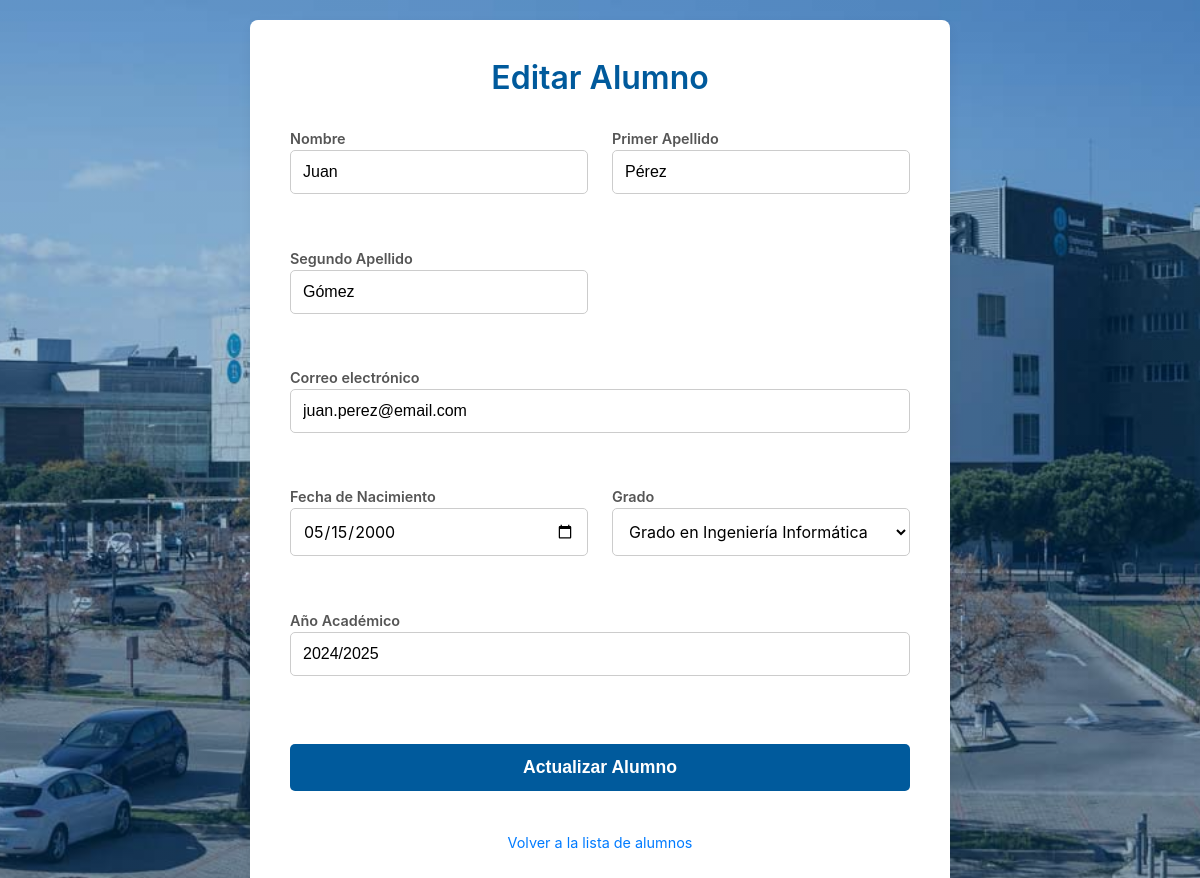
Page /view/editar_alumno.php?id=1 (signed in) on the committed database.
### tables this page shows
CREATE TABLE IF NOT EXISTS tbl_matriculas (
    id INT AUTO_INCREMENT PRIMARY KEY,
    id_alumno INT NOT NULL,
    id_grado INT NOT NULL,
    anio_academico VARCHAR(9) NOT NULL    
);

CREATE TABLE IF NOT EXISTS tbl_alumnos (
    id INT AUTO_INCREMENT PRIMARY KEY,
    dni VARCHAR(15) NOT NULL UNIQUE,
    nombre VARCHAR(50) NOT NULL,
    apellido1 VARCHAR(50) NOT NULL,
    apellido2 VARCHAR(50),
    email VARCHAR(100) UNIQUE,
    fecha_nacimiento DATE NOT NULL
);

CREATE TABLE IF NOT EXISTS tbl_grados (
    id INT AUTO_INCREMENT PRIMARY KEY,
    nombre VARCHAR(150) NOT NULL,
    id_facultad INT NOT NULL
);

### view/editar_alumno.php (the view, shortened to what this page needs)
<?php
require_once '../conexion/connection.php';
$id_alumno = (int)$_GET['id'];
try {
    $sql = "SELECT
                a.id,
                a.dni,
                a.nombre,
                a.apellido1,
                a.apellido2,
                a.email,
                a.fecha_nacimiento,
                m.id_grado,
                m.anio_academico,
                g.nombre as nombre_grado
            FROM tbl_alumnos a
            LEFT JOIN tbl_matriculas m ON a.id = m.id_alumno
            LEFT JOIN tbl_grados g ON m.id_grado = g.id
            WHERE a.id = :id
            LIMIT 1";
    $stmt = $conn->prepare($sql);
    $stmt->bindParam(':id', $id_alumno, PDO::PARAM_INT);
    $stmt->execute();
    $alumno = $stmt->fetch(PDO::FETCH_ASSOC);
    $stmt_grados = $conn->prepare("SELECT id, nombre FROM tbl_grados ORDER BY nombre");
    $stmt_grados->execute();
    $grados = $stmt_grados->fetchAll(PDO::FETCH_ASSOC);
} catch (PDOException $e) {
    header('Location: ../index.php?error=' . urlencode('Error al consultar el alumno'));
    exit();
}
?>
<!DOCTYPE html>
<html lang="es">
<head>
    <link rel="stylesheet" href="../css/style.css">
    <link rel="stylesheet" href="../css/editar_alumno.css">
</head>
<body>
    <main class="contenedor">
        <div class="auth-split">
            <div class="auth-right">
                <div class="tarjeta tarjeta-wide">
                    <h1>Editar Alumno</h1>
                    <form id="formularioEditar" action="../proc/proc_editar_alumno.php" method="post" autocomplete="off" class="formulario formulario-grid">
                        <label>
                            Nombre
                            <input type="text" id="nombre" name="nombre" value="<?php echo htmlspecialchars($alumno['nombre']); ?>" >
                            <div id="errorNombre" class="error"></div>
                        </label>
                        <label>
                            Primer Apellido
                            <input type="text" id="apellido1" name="apellido1" value="<?php echo htmlspecialchars($alumno['apellido1']); ?>" >
                            <div id="errorApellido1" class="error"></div>
                        </label>
                        <label>
                            Segundo Apellido
                            <input type="text" id="apellido2" name="apellido2" value="<?php echo htmlspecialchars($alumno['apellido2']); ?>">
                            <div id="errorApellido2" class="error"></div>
                        </label>
                        <label class="full-width">
                            Correo electrónico
                            <input type="email" id="email" name="email" value="<?php echo htmlspecialchars($alumno['email']); ?>">
                            <div id="errorEmail" class="error"></div>
                        </label>
                        <label>
                            Fecha de Nacimiento
                            <input type="date" id="fecha_nacimiento" name="fecha_nacimiento" value="<?php echo htmlspecialchars($alumno['fecha_nacimiento']); ?>">
                            <div id="errorFecha" class="error"></div>
                        </label>
                        <label>
                            Grado
                            <select id="id_grado" name="id_grado" >
                                <?php foreach ($grados as $grado): ?>
                                    <option value="<?php echo $grado['id']; ?>"
                                        <?php echo ($alumno['id_grado'] == $grado['id']) ? 'selected' : ''; ?>>
                                        <?php echo htmlspecialchars($grado['nombre']); ?>
                                    </option>
                                <?php endforeach; ?>
                            </select>
                            <div id="errorGrado" class="error"></div>
                        </label>
                        <label class="full-width">
                            Año Académico
                            <input type="text" id="anio_academico" name="anio_academico"
                                   value="<?php echo htmlspecialchars($alumno['anio_academico'] ?? '2024/2025'); ?>"
                                   placeholder="2024/2025" >
                            <div id="errorAnio" class="error"></div>
                        </label>
                        <button type="submit" id="btnSubmit">Actualizar Alumno</button>
                        <a href="../index.php">Volver a la lista de alumnos</a>
                    </form>
                </div>
            </div>
        </div>
    </main>
</body>
</html>

### css/style.css (style rules this page uses)
.auth-split { display: flex; flex-direction: row; align-items: stretch; width: 100%; max-width: 1100px; }
.auth-left, .auth-right { flex: 1 1 50%; }
.auth-right { display: flex; align-items: center; justify-content: center; padding: 0 1rem; }
* { margin: 0; padding: 0; box-sizing: border-box; }
body { font-family: -apple-system, BlinkMacSystemFont, "Segoe UI", Roboto, Helvetica, Arial, sans-serif; color: #333; line-height: 1.6; background-color: #f4f7f6; background-image: linear-gradient(rgba(0, 90, 156, 0.3), rgba(0, 90, 156, 0.3)), url('../img/escuela.jpg'); background-size: cover; background-position: center center; background-repeat: no-repeat; background-attachment: fixed; display: flex; justify-content: center; align-items: center; min-height: 100vh; padding: 20px; }
.contenedor { width: 100%; display: flex; justify-content: center; align-items: center; }
.tarjeta { background-color: #ffffff; border-radius: 8px; box-shadow: 0 4px 12px rgba(0, 0, 0, 0.05); padding: 2rem 2.5rem; width: 100%; max-width: 450px; overflow: hidden; }
h1 { text-align: center; color: #005A9C; margin-bottom: 1.5rem; font-weight: 600; }
a { color: #007BFF; text-decoration: none; transition: color 0.3s ease; }
.formulario { display: flex; flex-direction: column; }
.formulario label { font-weight: 600; margin-bottom: 0.5rem; font-size: 0.9rem; color: #555; }
.formulario input[type="text"], .formulario input[type="password"], .formulario input[type="email"] { width: 100%; padding: 0.75rem; border: 1px solid #ccc; border-radius: 5px; margin-bottom: 0.25rem; font-size: 1rem; transition: border-color 0.3s, box-shadow 0.3s; }
.formulario button[type="submit"] { background-color: #005A9C; color: white; padding: 0.8rem; border: none; border-radius: 5px; font-size: 1.1rem; font-weight: 600; cursor: pointer; transition: background-color 0.3s ease; margin-top: 1rem; }
.formulario a { text-align: center; margin-top: 1.5rem; font-size: 0.9rem; }
.error { color: #e74c3c; font-size: 0.85rem; font-weight: 500; height: 1.2em; margin-bottom: 1rem; }

### css/editar_alumno.css (style rules this page uses)
.tarjeta-wide { max-width: 700px; }
.formulario-grid { display: grid; grid-template-columns: 1fr 1fr; gap: 1rem 1.5rem; }
.formulario-grid label { grid-column: span 1; margin-bottom: 0; font-weight: 600; font-size: 0.9rem; color: #555; display: flex; flex-direction: column; }
.formulario-grid label.full-width { grid-column: span 2; }
.formulario-grid button[type="submit"], .formulario-grid>a { grid-column: span 2; }
.formulario input[type="date"], .formulario select { width: 100%; padding: 0.75rem; border: 1px solid #ccc; border-radius: 5px; margin-bottom: 0.25rem; font-size: 1rem; transition: border-color 0.3s, box-shadow 0.3s; background-color: white; font-family: inherit; }

### rows in the picture
tbl_matriculas: nombre "Juan", apellido1 "Pérez", apellido2 "Gómez", email "juan.perez@email.com", fecha_nacimiento "05/15/2000", id_grado "Grado en Ingeniería Informática", anio_academico "2024/2025"
